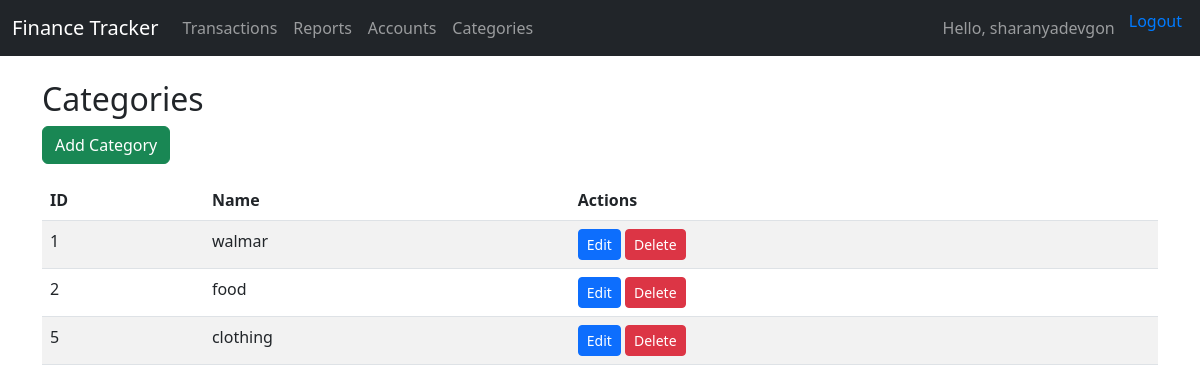
Page /categories/ (signed in) on the committed database.
### myapp/models.py (models this page shows, shortened)
class Category(models.Model):
    CATEGORY_TYPES = [
        ('Income', 'Income'),
        ('Expense', 'Expense'),
    ]
    user = models.ForeignKey(User, on_delete=models.CASCADE)
    name = models.CharField(max_length=100)
    type = models.CharField(max_length=10, choices=CATEGORY_TYPES)
    parent_category = models.ForeignKey('self', null=True, blank=True, on_delete=models.SET_NULL)

### myapp/views.py (the view)
# urls.py: path('categories/', views.category_list, name='category_list'),
@login_required
def category_list(request):
    categories = Category.objects.filter(user=request.user)
    return render(request, 'categories/category_list.html', {'categories': categories})

### myapp/templates/categories/category_list.html
{% extends "base.html" %}
{% block content %}
<h2>Categories</h2>
<a href="{% url 'category_create' %}" class="btn btn-success mb-3">Add Category</a>
<table class="table table-striped">
    <thead>
        <tr>
            <th>ID</th>
            <th>Name</th>
            <th>Actions</th>
        </tr>
    </thead>
    <tbody>
        {% for category in categories %}
        <tr>
            <td>{{ category.id }}</td>
            <td>{{ category.name }}</td>
            <td>
                <a href="{% url 'category_edit' category.id %}" class="btn btn-primary btn-sm">Edit</a>
                <a href="{% url 'category_delete' category.id %}" class="btn btn-danger btn-sm">Delete</a>
            </td>
        </tr>
        {% empty %}
        <tr>
            <td colspan="3" class="text-center">No categories yet.</td>
        </tr>
        {% endfor %}
    </tbody>
</table>
{% endblock %}

### myapp/templates/base.html (shortened to what this page needs)
<!DOCTYPE html>
<html lang="en">
<head>
    <link href="https://cdn.jsdelivr.net/npm/bootstrap@5.3.0/dist/css/bootstrap.min.css" rel="stylesheet">
</head>
<body>
<nav class="navbar navbar-expand-lg navbar-dark bg-dark mb-4">
  <div class="container-fluid">
    <a class="navbar-brand" href="{% url 'transaction_list' %}">Finance Tracker</a>
    <div class="collapse navbar-collapse">
      <ul class="navbar-nav me-auto">
        <li class="nav-item"><a class="nav-link" href="{% url 'transaction_list' %}">Transactions</a></li>
          <li class="nav-item"><a class="nav-link" href="{% url 'report' %}">Reports</a></li>
        <li class="nav-item"><a class="nav-link" href="{% url 'account_list' %}">Accounts</a></li>
        <li class="nav-item"><a class="nav-link" href="{% url 'category_list' %}">Categories</a></li>
      </ul>
      <ul class="navbar-nav">
        {% if user.is_authenticated %}
          <li class="nav-item"><span class="nav-link">Hello, {{ user.username }}</span></li>
          <li class="nav-item">
              <form action="{% url 'logout' %}" method="post" style="display:inline;">
                  <button type="submit" style="background:none; border:none; color:#007bff; cursor:pointer;">
                    Logout
                  </button>
                </form>
          </li>
        {% else %}
          <li class="nav-item"><a class="nav-link" href="{% url 'login' %}">Login</a></li>
        {% endif %}
      </ul>
    </div>
  </div>
</nav>
<div class="container">
  {% block content %}
  {% endblock %}
</div>
</body>
</html>

### rows in the picture
Category: id "1", name "walmar"
Category: id "2", name "food"
Category: id "5", name "clothing"

### other values in the picture
{{ user.username }} "sharanyadevgon"
